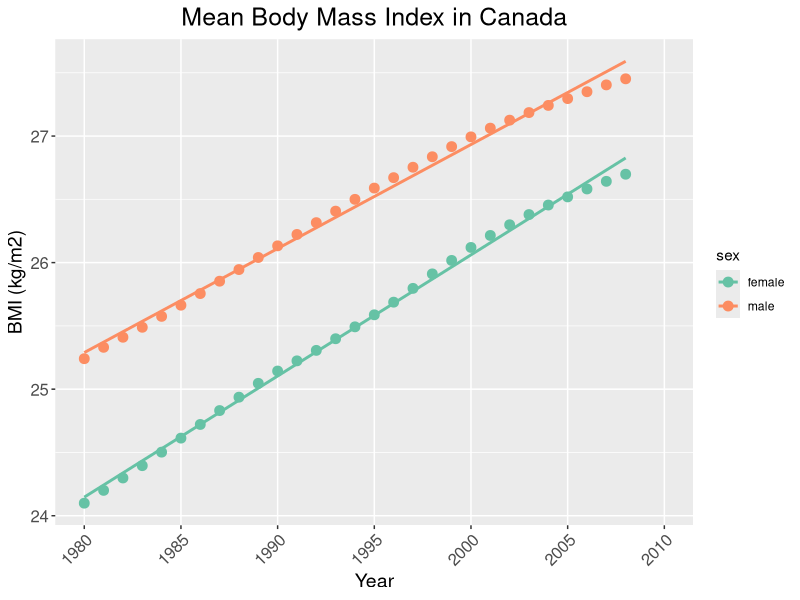
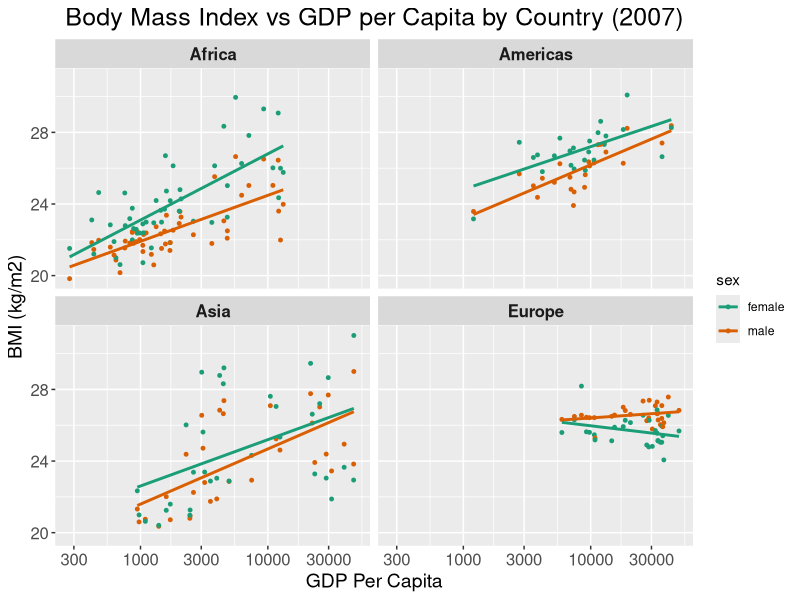
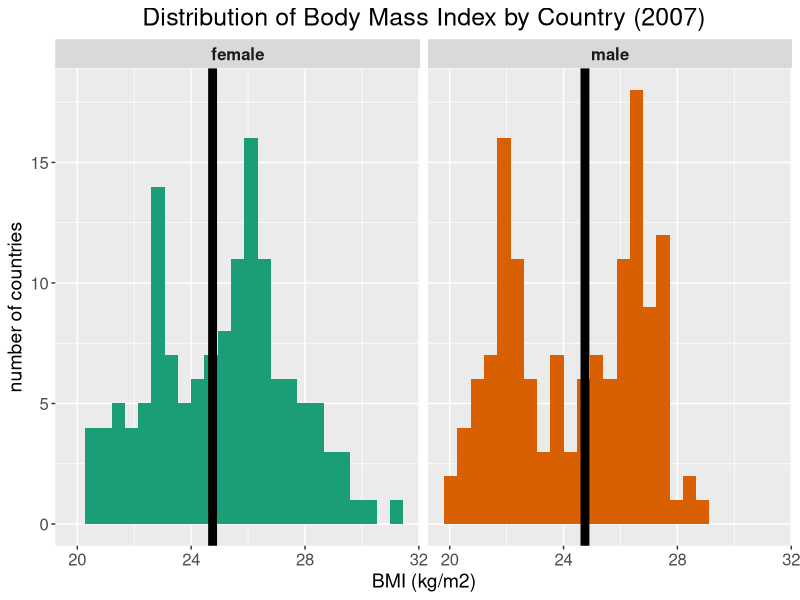

These figures' R source, in order:
suppressPackageStartupMessages(library(tidyverse))
suppressPackageStartupMessages(library(RColorBrewer))

#load BMI data
BMI_data <- read_tsv("datatables/BMI_data.tsv")

#plot a table of BMI over time for Canada, with males vs female trendlines
BMI_plot <- BMI_data %>% 
	filter(country == "Canada") %>% 
	ggplot(aes(x = year, y = BMI, colour = sex)) +
	geom_point(size = 3) + 
	geom_smooth((aes(group = sex)), method = "lm", se = FALSE) + # specifying group is neccessary b/c x-axis is a factor
	ggtitle("Mean Body Mass Index in Canada") +
	labs(y = "BMI (kg/m2)", x = "Year") +
	theme(axis.text.x=element_text(angle=45,hjust=1)) +
	theme(axis.title = element_text(size=14),
				plot.title = element_text(hjust = 0.5, size=18),
				axis.text.x = element_text(size=12),
				axis.text.y = element_text(size=12)) +
	scale_x_continuous(breaks = seq(1980, 2010, 5),
										 labels = as.character(seq(1980, 2010, 5)),
										 limits = c(1980, 2010),
										 minor_breaks = NULL) +
	scale_colour_brewer(palette="Set2")


# save the canada BMI plot
ggsave(filename = "plots/BMI_plot_canada.jpeg", 
			 plot = BMI_plot, 
			 device = "jpeg", 
			 width = 8, 
			 height = 4)




# load BMI gapminder 2007 data
BMI_gapminder_2007 <- read_tsv("datatables/BMI_gapminder_2007.tsv")

# load trend lines
#
######

# plot BMI vs gdpPercap by continent
BMI_vs_gdpPercap_plot <- BMI_gapminder_2007 %>%
	filter(continent != "Oceania") %>% # not enough data points so remove oceania
	ggplot(aes(x = gdpPercap, y = BMI, colour = sex)) +
	geom_point(size = 1) +
#	geom_point(y = predict.lm()) +
	geom_smooth(method = "lm", se = FALSE) +
	scale_x_log10() +
	facet_wrap(~ continent) +
	scale_colour_brewer(palette="Dark2") +
#	theme(legend.position = "none") +
	theme(axis.title = element_text(size=14),
				plot.title = element_text(hjust = 0.5, size=18),
				axis.text.x = element_text(size=12),
				axis.text.y = element_text(size=12),
				strip.text = element_text(size = 12, face = "bold")) +
	labs(x = "GDP Per Capita", y = "BMI (kg/m2)") +
	ggtitle("Body Mass Index vs GDP per Capita by Country (2007)")


# save the gdpPercap vs BMI plot
ggsave(filename = "plots/BMI_vs_gdpPercap_plot.jpeg", 
			 plot = BMI_vs_gdpPercap_plot, 
			 device = "jpeg", 
			 width = 9, 
			 height = 4)

# make histogram of BMI in 2007
BMI_histogram <- BMI_gapminder_2007 %>% 
	ggplot(aes(BMI, fill = sex)) +
	facet_wrap(~ sex) +
	geom_histogram(bins = 25) +
	geom_vline(aes(xintercept = mean(BMI)), 
								 colour = 1, 
								 size = 3) +
	theme(legend.position = "none") +
	theme(axis.title = element_text(size=14),
				plot.title = element_text(hjust = 0.5, size=18),
				axis.text.x = element_text(size=12),
				axis.text.y = element_text(size=12),
				strip.text = element_text(size = 12, face = "bold")) +
	labs(x = "BMI (kg/m2)", y = "number of countries") +
	ggtitle("Distribution of Body Mass Index by Country (2007)") +
	scale_fill_brewer(palette="Dark2")

# save the histogram
ggsave(filename = "plots/BMI_histogram.jpeg", 
			 plot = BMI_histogram, 
			 device = "jpeg", 
			 width = 8, 
			 height = 4)





